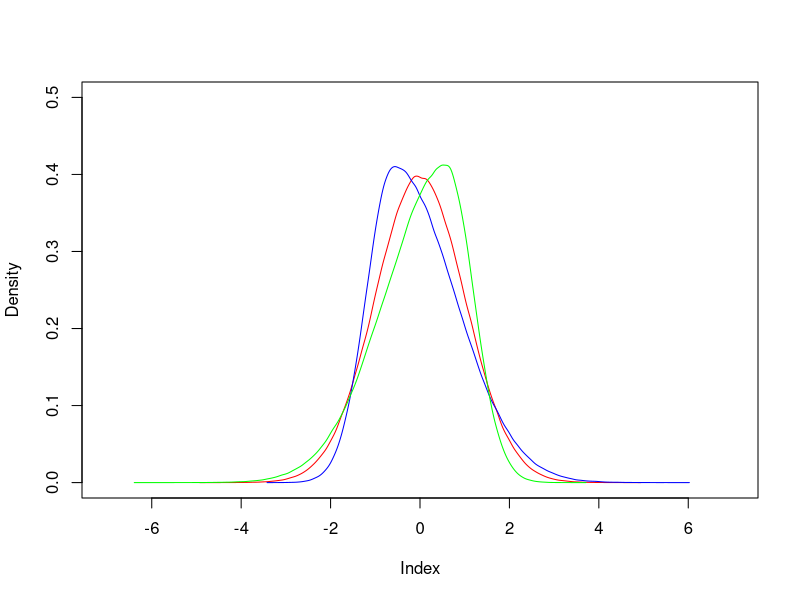

This figure's R source:
#### Plot skewness

## Load library
library(fGarch)

n <- rnorm(1000000)
n_posskew <- rsnorm(n, mean = 0, sd = 1, xi = 1.5)
n_negSkew <- rsnorm(n, mean = 0, sd = 1, xi = -1.5)

png("Session 11/Skewness plot.png", width=2000, height = 2000, res=300)
plot(NULL, ylab = "Density", xlim=c(-7,7), ylim = c(0, 0.5))
lines(density(n), col = "red")
lines(density(n_posskew), col="blue")
lines(density(n_negSkew), col="green")
dev.off()
